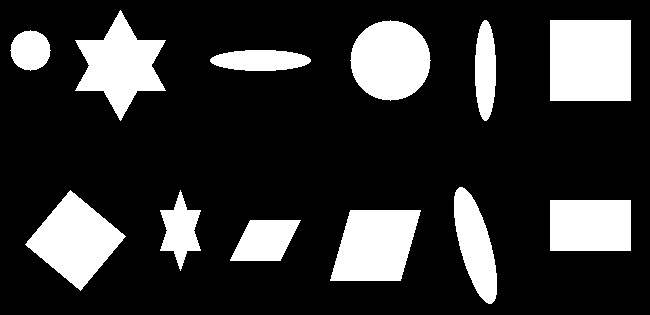
#> input picture HW5/shapes.jpg, 650 x 315 px
$ jupyter execute Q2.ipynb
#> lines starting #> are read from the running program, lines starting #| are printed output that depends on the picture; after the words box and inside, x2 and y2 are one past the last pixel; in counts of white or black regions, pixels touching at a corner belong together
[cell 1]
import cv2
import numpy as np
import matplotlib.pyplot as plt

[cell 2]
# Do not change this cell
I = cv2.imread('shapes.jpg')    # Reading image
#> I is the input picture: shape (315, 650, 3); min 0, max 255, mean 52.6
img = cv2.cvtColor(I,cv2.COLOR_BGR2GRAY)    # Converting image to grayscale
_,img = cv2.threshold(img,127,255,cv2.THRESH_BINARY)    # Spiliting values between 0 and 1
#> img: shape (315, 650); 20.6% white; 12 white regions
plt.imshow(img,cmap='gray')    # Displaying image
plt.show()

[cell 3]
def solidity(contour):
    '''
    You should implement one of the descriptors in this method (compactness, ...)
    You can change name of this method.
    You can copy this cell and implement another descriptor in next cell.
    You can create as many descriptor as you want.
    For more information, refer to https://docs.opencv.org/4.x/d1/d32/tutorial_py_contour_properties.html
    input(s):
    contour (ndarray): contour of the shape
    output(s):
    output (float): computed feature value by applying the descriptor on the contour
    '''
    # get the area of contour
    area = cv2.contourArea(contour)

    # get the convex area of contour
    convex_shape = cv2.convexHull(contour)
    convex_area = cv2.contourArea(convex_shape)

    # calculate solidity formula
    solidity = float(area)/convex_area

    return solidity

[cell 4]
def compactness(contour):
    '''
    You should implement one of the descriptors in this method (compactness, ...)
    You can change name of this method.
    You can copy this cell and implement another descriptor in next cell.
    You can create as many descriptor as you want.
    For more information, refer to https://docs.opencv.org/4.x/d1/d32/tutorial_py_contour_properties.html
    input(s):
    contour (ndarray): contour of the shape
    output(s):
    output (float): computed feature value by applying the descriptor on the contour
    '''
    # get the area of contour
    area = cv2.contourArea(contour)

    # get the perimeter of contour
    perimeter = cv2.arcLength(contour, True)

    # calculate compactness formula
    compactness = (4 * float(np.pi) * float(area)) / (float(perimeter * perimeter))

    return (compactness+1)*4

[cell 5]
def distance_criteria(x,y):
    """
    You should implement your distance criteria here.
    This method is used for comparing features of shapes.
    input(s):
    x (ndarray): feature vector of first shape with the shape of (n,). (n is number of features)
    y (ndarray): feature vector of second shape with the shape of (n,). (n is number of features)
    output(s):
    output (float): Distance between features of two shapes
    """
    # calculate distance for each feature
    output = np.array((x-y) * (x-y))

    # return sum of these differences
    return np.sum(output)

[cell 6]
contours, _ = cv2.findContours(img,cv2.RETR_TREE,cv2.CHAIN_APPROX_SIMPLE)    # calculating contours
#> contours = 12 contours; largest, box (x1, y1, x2, y2) and area: (550, 20, 631, 101) 6400, (25, 190, 126, 291) 5040, (350, 20, 431, 101) 4912, (330, 210, 421, 281) 4900, (75, 10, 166, 121) 4810

[cell 7]
# In this cell, you should use contours that we calculated in the previous cell and
# your defined descriptors to extract features for each shape.
# These features should be a numpy array with the shape of (m,n), where m is the number of shapes and n is the number of features.


# define feature array
feature_arr = np.zeros((len(contours), 2))
#> feature_arr = [[0, 0], [0, 0], [0, 0], [0, 0], [0, 0], [0, 0], [0, 0], [0, 0], [0, 0], [0, 0], [0, 0], [0, 0]]

# iterate in contours
for i in range(len(contours)):
    feature_arr[i,0] = compactness(contours[i])
    feature_arr[i,1] = solidity(contours[i])
#> this loop made 12 passes
#> after the loop, feature_arr = [[6.6, 0.99], [6.8, 0.988], [6.97, 1], [5.45, 0.667], [6.94, 0.983], [5.93, 0.977], [5.65, 0.968], [7.47, 0.974], [7.14, 1], [5.65, 0.968], [7.55, 0.986], [5.65, 0.668]]

[cell 8]
def grouping(features, threshold):
    """
    split feature between multiple groups based on their distance from each other.
    input(s):
    features (ndarray): a numpy array with the shape of (m,n), where m is the number of shapes and n is the number of features
    threshold (float): maximum distance between two feature vector which determine wether they should be in the same group or not.
    output(s):
    output (list): group of each shape. For example, [[1,2],[3,4,5]] means 1 and 2 are in the same group and 3 and 4 and 5 are in another group.
    """
    groups = list()
    groups.append([features[0],[0]])
    for i, feature in enumerate(features[1:]):
        new_group_flag = True
        for group in groups:
            if distance_criteria(group[0], feature) < threshold:
                group[1].append(i+1)
                new_group_flag = False
                break
        if new_group_flag:
            groups.append([feature,[i+1]])
    return [[idx for idx in group[1]] for group in groups]

[cell 9]
def painting(groups, contours, colors):
    """
    paint shapes base on their groups.
    input(s):
    groups (list): group of each shape. The format is as same as the output of grouping method.
    contour (ndarray): contour of the shape
    colors (list): color of each group
    """
    result = I.copy()
    for group, color in zip(groups,colors):
        for idx in group:
            plt.imshow(cv2.drawContours(result,contours,idx,color,4))
    plt.show()

[cell 10]
# You should replace your features array with None
colors = [(255,0,0),(0,255,0),(0,0,255),(255,255,0),(255,0,255)]
groups = grouping(feature_arr, 0.08)
#> the loop in grouping, `for i, feature in enumerate(features[1:]):` made 11 passes
#> feature on passes 1 to 11: [6.8, 0.988], [6.97, 1], [5.45, 0.667], [6.94, 0.983], [5.93, 0.977], [5.65, 0.968], [7.47, 0.974], [7.14, 1], [5.65, 0.968], [7.55, 0.986], [5.65, 0.668]
#> after the loop in grouping, `for i, feature in enumerate(features[1:]):`: groups = [[[6.6, 0.99], [0, 1]], [[6.97, 1], [2, 4, 8]], [[5.45, 0.667], [3, 11]], [[5.93, 0.977], [5, 6, 9]], [[7.47, 0.974], [7, 10]]]
#> groups = [[0, 1], [2, 4, 8], [3, 11], [5, 6, 9], [7, 10]]
painting(groups, contours, colors)
#> the loop in painting, `for group, color in zip(groups,colors):` made 5 passes
#> (group, color) on passes 1 to 5: ([0, 1], (255, 0, 0)), ([2, 4, 8], (0, 255, 0)), ([3, 11], (0, 0, 255)), ([5, 6, 9], (255, 255, 0)), ([7, 10], (255, 0, 255))
#> after the loop in painting, `for group, color in zip(groups,colors):`:
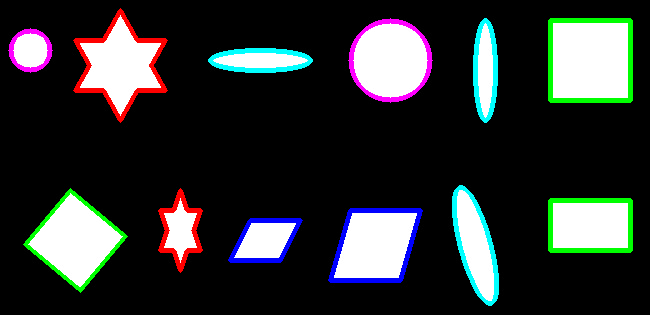
#> result: shape (315, 650, 3); 6.74% of pixels changed, all inside (x1, y1, x2, y2) = (8, 8, 633, 306)
#> in painting, `plt.show()`:
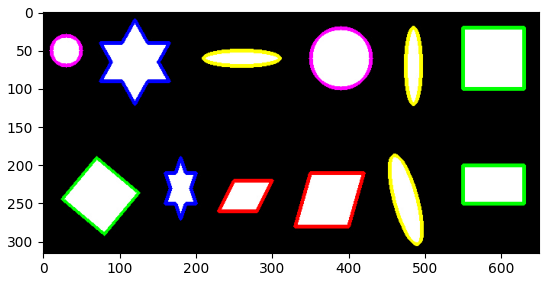
#> figure drawn by matplotlib, 1 panel; B, G, R data is drawn as R, G, B

$ run again, with HW5/2.png saved as HW5/shapes.jpg
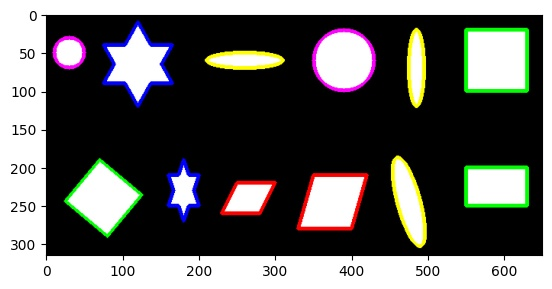
#> input picture HW5/2.png, 552 x 289 px
#> I is the input picture: shape (289, 552, 3); mean B, G, R 97.8, 100.2, 100.2
#> `_,img = cv2.threshold(img,127,255,cv2.THRESH_BINARY)`:
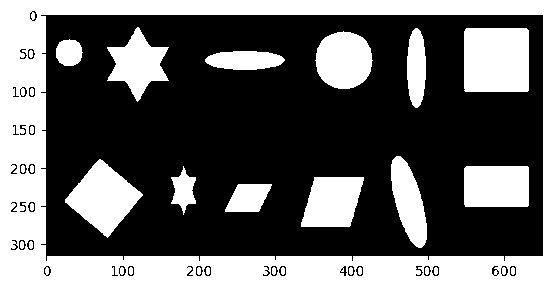
#> img: shape (289, 552); 39.3% white; 31 white regions
#> contours = 83 contours, 32 with area under 20; largest, box (x1, y1, x2, y2) and area: (0, 0, 552, 289) 158688, (40, 14, 544, 262) 120631, (464, 28, 529, 92) 4025, (65, 159, 143, 238) 3104, (464, 166, 529, 207) 2556
#> `feature_arr = np.zeros((len(contours), 2))`: feature_arr = 83 pairs, first value 0 to 0, second value 0 to 0
#> the loop `for i in range(len(contours)):` made 83 passes
#> after the loop `for i in range(len(contours)):`: feature_arr = 83 pairs, first value 4.97 to 7.55, second value 0.581 to 1
#> the loop in grouping, `for i, feature in enumerate(features[1:]):` made 82 passes
#> feature on passes 1 to 8: [7.23, 1], [6.57, 0.923], [5.55, 0.713], [6.46, 1], [7.2, 1], [6.46, 1], [7.14, 1], [5.99, 0.818]
#> after the loop in grouping, `for i, feature in enumerate(features[1:]):`: groups = 8 items
#> the loop in painting, `for group, color in zip(groups,colors):` made 5 passes
#> (group, color) on passes 3 to 5: ([3, 12, 22, 37, 38, 63, 72, 80, 82], (0, 0, 255)), ([4, 6, 27, 43, 59, 68], (255, 255, 0)), ([8, 74, 75, 79, 81], (255, 0, 255))
#> in painting, `plt.show()`:
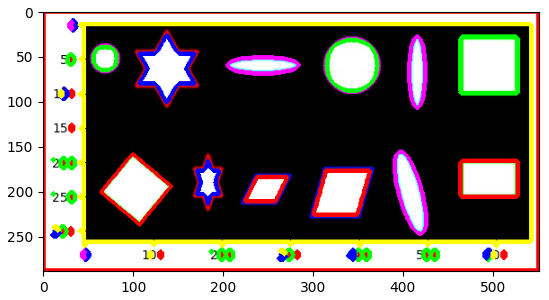
#> figure drawn by matplotlib, 1 panel; B, G, R data is drawn as R, G, B
